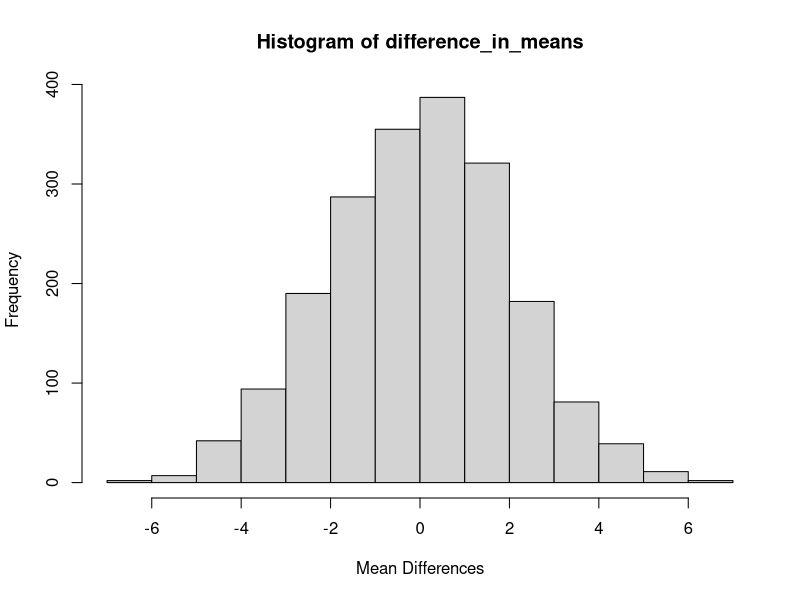
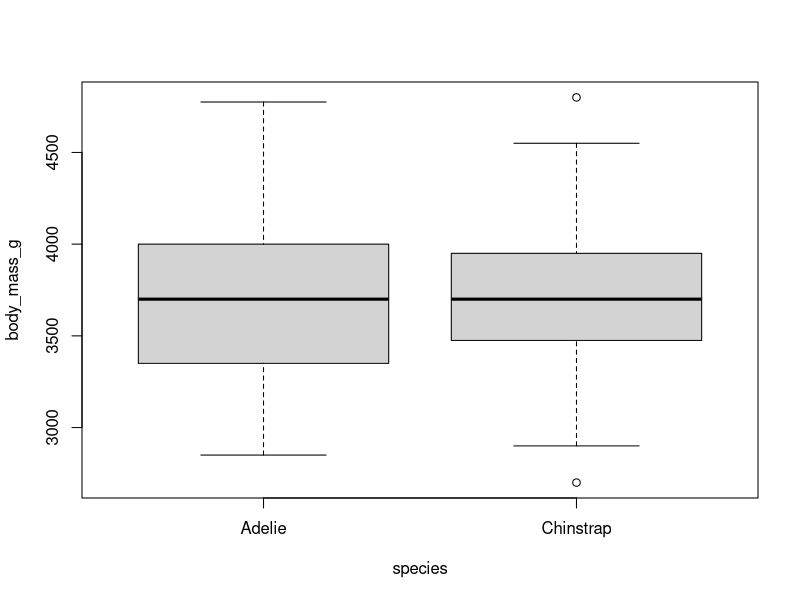

These charts were generated, in order, by the following R code:
require(plyr)
require(palmerpenguins)

sse_mean = function(x)
  {
  sd(x, na.rm=TRUE) / sqrt(sum(!is.na(x)))
}

sse_mean(penguins$bill_depth_mm)
sse_mean(penguins$body_mass_g)
sse_mean(mtcars$mpg)

two_group_resample = function(x, n_1, n_2)
{
  dat_1 = sample(x, n_1, replace = TRUE)
  dat_2 = sample(x, n_2, replace = TRUE)
  
  difference_in_means = 
    mean(dat_1, na.rm = TRUE) - mean(dat_2, na.rm = TRUE)
  
  return(difference_in_means)
}

two_group_resample(penguins$flipper_length_mm, 68, 152)
table(penguins$species)

set.seed(87)
n = 2000
difference_in_means = c()
for (i in 1:n)
{
  difference_in_means = c(
    difference_in_means,
    two_group_resample(penguins$flipper_length_mm, 68, 152)
  )
}
hist(difference_in_means, xlab = "Mean Differences")

dat_pen = droplevels(subset(penguins, species != "Gentoo"))
t_test = t.test(dat_pen$flipper_length_mm ~ dat_pen$species)
t_test
diff_observed = round(diff(t_test$estimate), digits = 3)
print(diff_observed, digits = 3)

sum(abs(difference_in_means) >= diff_observed)


dat_pen$body_mass_g
boxplot(body_mass_g ~ species, data = dat_pen)
mass_t_test = t.test(dat_pen$body_mass_g ~ dat_pen$species)
mass_t_test
mass_diff = round(diff(mass_t_test$estimate), digits = 3)
mass_diff
